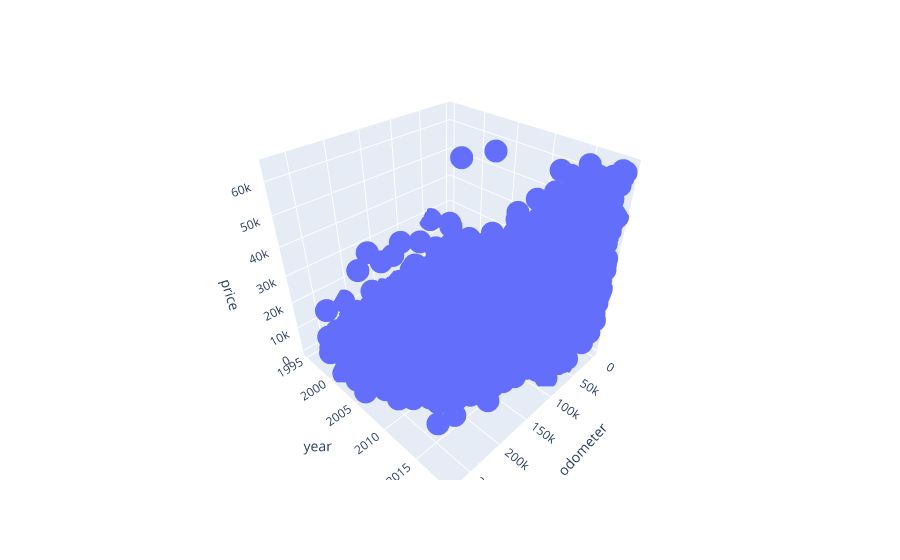

Notebook code for this chart:
### Markdown cell above
**Plot Test Predictions**

### Code cell
test_preds_plot = X_test[["year", "odometer"]].copy()
test_preds_plot["price"] = y_test
test_preds_plot["test_preds"] = preds_test

px.scatter_3d(test_preds_plot, x = "odometer", y = "year", z = "price")

### Figure 1 — Plotly figure (JSON) as saved in the notebook; plotly's stock layout.template omitted (floating-point values rounded to 4 significant figures; data arrays with more than 128 entries replaced by an {"elided": "..."} marker saying what was removed)
{"data": [{"hovertemplate": "odometer=%{x}<br>year=%{y}<br>price=%{z}<extra></extra>", "legendgroup": "", "marker": {"color": "#636efa", "symbol": "circle"}, "mode": "markers", "name": "", "scene": "scene", "showlegend": false, "type": "scatter3d", "x": {"elided": "7507 int values"}, "y": {"elided": "7507 int values"}, "z": {"elided": "7507 int values"}}], "layout": {"legend": {"tracegroupgap": 0}, "margin": {"t": 60}, "scene": {"domain": {"x": [0, 1], "y": [0, 1]}, "xaxis": {"title": {"text": "odometer"}}, "yaxis": {"title": {"text": "year"}}, "zaxis": {"title": {"text": "price"}}}}}
